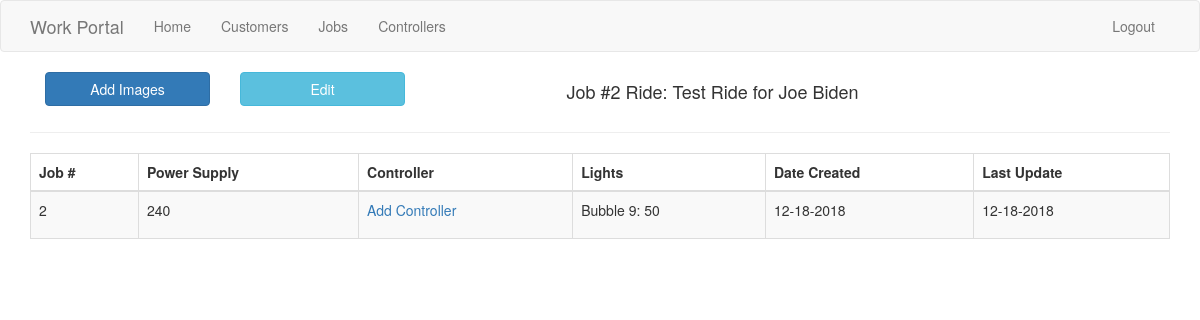
The page /order/2 (signed in) on the database its author committed.
### app/models.py (models this page shows, shortened)
class Order(db.Model):
    id = db.Column(db.Integer, primary_key=True)
    customer_id = db.Column(db.Integer(), db.ForeignKey('customer.id'))
    controller = db.relationship('Controller', backref='order', lazy=True, cascade='delete,all')
    bubble_six = db.Column(db.Integer(), nullable=False)
    bubble_nine = db.Column(db.Integer(), nullable=False)
    bubble_fourteen = db.Column(db.Integer(), nullable=False)
    puck_six = db.Column(db.Integer(), nullable=False)
    puck_molex_six = db.Column(db.Integer(), nullable=False)
    puck_nine = db.Column(db.Integer(), nullable=False)
    long_nineteen = db.Column(db.Integer(), nullable=False)
    short_nineteen = db.Column(db.Integer(), nullable=False)
    green_nineteen = db.Column(db.Integer(), nullable=False)
    ads_twentyfour = db.Column(db.Integer(), nullable=False)
    ads_thirtysix = db.Column(db.Integer(), nullable=False)
    two_forty = db.Column(db.Integer(), nullable=False)
    three_twenty = db.Column(db.Integer(), nullable=False)
    image = db.relationship('Image', backref='order', lazy=True, cascade='delete,all')
    controller = db.relationship('Controller', backref='order', lazy=True, cascade='delete,all')
    ride = db.Column(db.String(128), nullable=True)
    date_created = db.Column(db.DateTime, nullable=False, default=datetime.now)
    date_updated = db.Column(db.DateTime, onupdate=datetime.now)

class Customer(db.Model):
    name = db.Column(db.String(120), index=True)
    email = db.Column(db.String(64), index=True, unique=True)
    id = db.Column(db.Integer, primary_key=True)
    company = db.Column(db.String(120))
    phone = db.Column(db.String(20))
    address = db.Column(db.String(200))
    order = db.relationship('Order', backref='customer', lazy=True, cascade='delete,all')
    controller = db.relationship('Controller', backref='customer', lazy=True, cascade='delete,all')
    def __repr__(self):
        return self.name.title()

### app/order/routes.py (the view)
@bp.route('/order/<number>')
@login_required
def detail_order(number):
    order = Order.query.get(number)
    return render_template('order/detail_order.html', order=order, image_url=images.url)

### app/models.py (called while the page is built)
@login.user_loader
def load_user(id):
    return User.query.get(int(id))

### app/templates/order/detail_order.html (shortened to what this page needs)
{% extends "base.html" %}
{% block app_content %}
<div class="container">
    <div class="row">
        <div class="col-md-2">
            <a class="btn btn-primary btn-block" href="{{ url_for('upload', order_id=order.id) }}">Add Images</a>
        </div>
        <div class="col-md-2">
        <a class="btn-info btn btn-block" href="{{ url_for('order.edit_order', number=order.id) }}">Edit</a>
    </div>
        <div class="col-lg-6 text-center">
            <h4>Job #{{ order.id }} Ride: {{ order.ride.title() }} for {{ order.customer }}</h4>
        </div>
    </div>
</div>
<hr>
<table id="order_detail_table" class="table table-striped table-bordered">
    <thead>
        <tr>
            <th>Job #</th>
            <th>Power Supply</th>
            <th>Controller</th>
            <th>Lights</th>
            <th>Date Created</th>
            <th>Last Update</th>
        </tr>
    </thead>
    <tr>
        <td>{{ order.id }}</td>
        {% if order.two_forty and order.three_twenty %}
        <td>
            <ul class="list-unstyled">
                <li> 320: {{ order.three_twenty }}</li>
                <li> 240: {{ order.two_forty }}</li>
            </ul>
        </td>
        {% elif order.three_twenty %}
        <td>320</td>
        {% elif order.two_forty %}
        <td>240</td>
        {% else %}
        <td></td>
        {% endif %}
        {% if order.controller %}
        {% for controller in order.controller %}
        <td> <a href="{{ url_for('controller.detail_controller', controller_number=controller.controller_number) }}">
                #{{ controller.controller_number }}</a></td>
        {% endfor %}
        {% else %}
        <td> <a href="{{ url_for('controller.create_controller', order_id=order.id, customer_id=order.customer.id) }}">Add
                Controller</a></td>
        {% endif %}
        <td>
            <ul class="list-unstyled">
                {% if order.bubble_nine %}
                <li>Bubble 9: {{ order.bubble_nine }}</li>
                {% endif %}
            </ul>
        </td>
        <td>{{ order.date_created.strftime('%m-%d-%Y') }}</td>
        {% if order.date_updated %}
        <td>{{ order.date_updated.strftime('%m-%d-%Y') }}</td>
        {% else %}
        <td>No Updates</td>
        {% endif %}
    </tr>
</table>
{% endblock %}

### rows shown on the page
Order: id "2", ride "Test Ride", bubble_nine "50", date_created "12-18-2018", date_updated "12-18-2018"
Customer: customer "Joe Biden"
